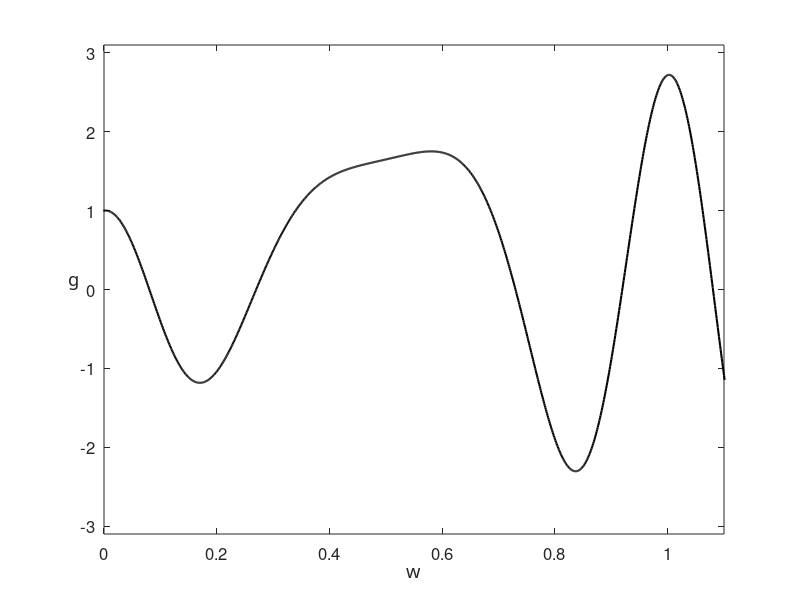

This figure's MATLAB source: (Note: this script raises an error after producing the figure.)
function nonconvex_grad_surrogate()
% nonconvex_grad_surrogate.m is a toy wrapper to illustrate the path
% taken by gradient descent.  The steps are evaluated 
% at the objective, and then plotted.  For the first 5 iterations the
% linear surrogate used to transition from point to point is also plotted.
% The plotted points on the objective turn from green to red as the 
% algorithm converges (or reaches a maximum iteration count, preset to 50).
%
% The (non convex) function here is
%
% f(w) = exp(w)*cos(2pi*sin(pi*w))

% dials for toy
alpha = 10^-3;     % step length/learning rate (for gradient descent)

%%% create function to perform hessian descent on %%%
range = 1.1;    % symmetric range over which to plot the function
[a,b] = make_fun(range);
w0 = choose_starter(a,b,range);
disp(['You picked starting point x0 = ',num2str(w0)])

%%% perform gradient descent %%%
[in,out] = gradient_descent(alpha,w0);

%%% plot function with hessian descent objective evaluations %%%
plot_it_all(in,out,range)

% performs gradient descent
function [in,out] = gradient_descent(alpha,w)

  % initializations
    grad_stop = 10^-3;
    max_its = 50;
    iter = 1;
    grad = 1;
    in = [w];
    out = [exp(w)*cos(2*pi*sin(pi*w))];
    % main loop
    while abs(grad) > grad_stop && iter <= max_its
        % take gradient step
        grad = exp(w)*cos(2*pi*sin(pi*w)) - 2*pi^2*exp(w)*sin(2*pi*sin(pi*w))*cos(pi*w);
        w = w - alpha*grad;

        % update containers
        in = [in w];
        out = [out exp(w)*cos(2*pi*sin(pi*w))];

        % update stopers
        iter = iter + 1;
    end
end
% evaluate the objective
function z = obj(y)
    z = exp(y)*cos(2*pi*sin(pi*y));
end 

% evaluate the gradient
function z = grad(y)
    z = exp(y)*cos(2*pi*sin(pi*y)) - 2*pi^2*exp(y)*sin(2*pi*sin(pi*y))*cos(pi*y);
end 
       
% evaluate surrogate
function z = surrogate(y,x)
    z = obj(y) + grad(y)*(x - y);
end

% plot evaluation of descent steps 
function plot_steps(in,out)
    
    % colors for points
    s = (1/length(out):1/length(out):1)';
    colorspec = [s.^(1),flipud(s), zeros(length(out),1)];
    
    % plot initial point
    hold on
    plot(in(1),out(1),'o','Color',colorspec(1,:),'MarkerFaceColor',colorspec(1,:),'MarkerSize',6)
    text(in(1),out(1),num2str(0),'VerticalAlignment','bottom','HorizontalAlignment','right','FontSize',15)
    
    % plot first surrogate and point traveled to
    s_range = 0.3;
    s = in(2) - s_range:0.001:in(2) + s_range;
    t = surrogate(in(1),s);
    h = plot(s,t,'--','Color','m');
    hold on
    r = plot(s(ceil(length(s)/2)),t(ceil(length(s)/2)),'o','Color','b','MarkerFaceColor','b','MarkerSize',6);

    
    for i = 1:length(out) - 1
            if i < 5
                pause(1.5)
                
                % plot point 
                hold on
                plot(in(i+1),out(i+1),'o','Color',colorspec(i,:),'MarkerFaceColor',colorspec(i,:),'MarkerSize',7)
               
                % plot iter number
                hold on
                text(in(i+1),out(i+1),num2str(i),'VerticalAlignment','bottom','HorizontalAlignment','right','FontSize',15)
                
                % plot surrogate
                if i < length(out) - 2
                    pause(0.5)
                    delete(h);
                    delete(r);
                    s_range = 0.25;
                    s = in(i+1) - s_range:0.001:in(i+1) + s_range;
                    t = surrogate(in(i+1),s);
                    hold on
                    pause(0.5)
                    h = plot(s,t,'--','Color','m');
                    hold on
                    [val,ind] = min(abs(s - in(i + 2)));
                    r = plot(s(ind),t(ind),'o','Color','b','MarkerFaceColor','b','MarkerSize',6);

                end    
            end
        if i == 5
            delete(h);
            delete(r);
        end
        if i > 5 && i < 15 % just plot point so things don't get too cluttered
            pause(0.3)
            
            % plot point
            hold on
            plot(in(i+1),out(i+1),'o','Color',colorspec(i,:),'MarkerFaceColor',colorspec(i,:),'MarkerSize',7)
        end
        if i >= 15 % just plot point so things don't get too cluttered
            pause(0.1)
                        
            % plot point
            plot(in(i+1),out(i+1),'o','Color',colorspec(i,:),'MarkerFaceColor',colorspec(i,:),'MarkerSize',7)
        end 
        if i == length(out) - 1
            hold on
            text(in(i+1),out(i+1),num2str(i),'VerticalAlignment','bottom','HorizontalAlignment','right','FontSize',15)
        end
    end
end

% makes desired function over -range*10 to range*10
function [a,b] = make_fun(range)
    a = [-range*10:0.001:range*10];
    b = exp(a).*cos(2*pi*sin(pi*a));
end

% plots everything
function plot_it_all(in,out,range)
    % plot function first
    plot(a,b,'k','LineWidth',1.5)

    % adjust window for best visualization,remove possible infinity values
    % obtained from too big of learning rate grad descent steps
    ind = isnan(in);
    in(ind) = [];
    out(ind) = [];
    ind = isinf(out);
    in(ind) = [];
    out(ind) = [];
    axis([min([0,in]) max([range,in]) (min([out,-3]) - 0.1) (max([out,3]) + 0.1)])
    box on
    xlabel('w','Fontsize',18,'FontName','cmmi9')
    ylabel('g','Fontsize',18,'FontName','cmmi9')
    set(get(gca,'YLabel'),'Rotation',0)
    set(gcf,'color','w');
    set(gca,'FontSize',12);

    % plot grad descent steps evaluated at the objective
    plot_steps(in,out)
end

% allows selection of initial point
function z = choose_starter(a,b,r)
    % make window for point picking
    plot(a,b,'k','LineWidth',1.5)
    axis([0 r -3.1 3.1])
    title('Pick starting point!')
    box on
    xlabel('w','Fontsize',18,'FontName','cmmi9')
    ylabel('g','Fontsize',18,'FontName','cmmi9')
    set(get(gca,'YLabel'),'Rotation',0)
    set(gcf,'color','w');
    set(gca,'FontSize',12);

    % pick a point
    [z,w]=ginput(1);
    close gcf
end
end
